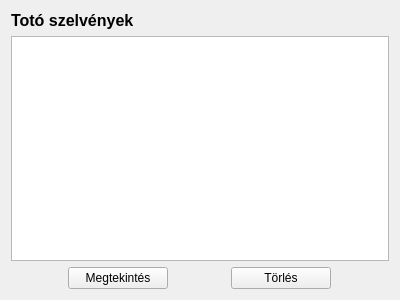
<?xml version="1.0" encoding="UTF-8"?>
<ui version="4.0">
 <class>Form</class>
 <widget class="QWidget" name="Form">
  <property name="geometry">
   <rect>
    <x>0</x>
    <y>0</y>
    <width>400</width>
    <height>300</height>
   </rect>
  </property>
  <property name="windowTitle">
   <string>Form</string>
  </property>
  <layout class="QVBoxLayout" name="verticalLayout">
   <item>
    <layout class="QHBoxLayout" name="arInfoStatusLayout"/>
   </item>
   <item>
    <widget class="QLabel" name="analysisResultLbl">
     <property name="text">
      <string>&lt;html&gt;&lt;head/&gt;&lt;body&gt;&lt;p&gt;&lt;span style=&quot; font-size:12pt; font-weight:700;&quot;&gt;Totó szelvények&lt;/span&gt;&lt;/p&gt;&lt;/body&gt;&lt;/html&gt;</string>
     </property>
    </widget>
   </item>
   <item>
    <widget class="QTableView" name="resultTableView">
     <property name="selectionMode">
      <enum>QAbstractItemView::SelectionMode::SingleSelection</enum>
     </property>
     <property name="selectionBehavior">
      <enum>QAbstractItemView::SelectionBehavior::SelectRows</enum>
     </property>
    </widget>
   </item>
   <item>
    <layout class="QHBoxLayout" name="horizontalLayout">
     <item>
      <widget class="QPushButton" name="analysisOpenBtn">
       <property name="maximumSize">
        <size>
         <width>100</width>
         <height>16777215</height>
        </size>
       </property>
       <property name="text">
        <string>Megtekintés</string>
       </property>
      </widget>
     </item>
     <item>
      <widget class="QPushButton" name="analysisDeleteBtn">
       <property name="maximumSize">
        <size>
         <width>100</width>
         <height>16777215</height>
        </size>
       </property>
       <property name="text">
        <string>Törlés</string>
       </property>
      </widget>
     </item>
    </layout>
   </item>
  </layout>
 </widget>
 <resources/>
 <connections/>
</ui>
